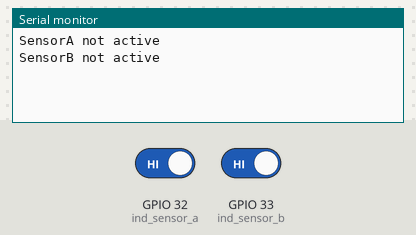
This program was run on a simulated ESP32. On the bench: the last lines printed to the serial monitor. The inputs (shaded band) are chosen by the test bench; at power-on: GPIO 32 (ind_sensor_a) HIGH, GPIO 33 (ind_sensor_b) HIGH.

Above: at 1.2 s.
1.3 s: GPIO 32 (ind_sensor_a) driven LOW
At 1.7 s:
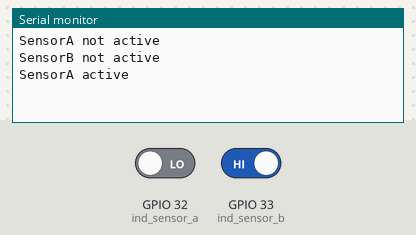
2.8 s: GPIO 33 (ind_sensor_b) driven LOW
At 4.0 s:
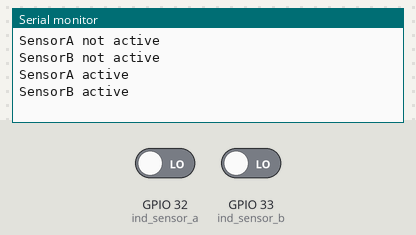

The program:

main.cpp
```cpp
#include <Arduino.h>

u_int8_t ind_sensor_a = 32;     // Input pin from sensor a - WARNING! -> only to be connected via an optocoupler!
u_int8_t ind_sensor_b = 33;     // Input pin from sensor b - WARNING! -> only to be connected via an optocoupler!


// DEBUG SETTINGS
u_int8_t DEBUG = 1;             // 1 = OSC messages 2 = distance to go


// ================================================================================================
// AFTER THIS DON'T EDIT UNLESS YOU KNOW WHAT IS WHAT
// ================================================================================================


u_int32_t sensor_a_position = 0;
u_int32_t sensor_b_position = 0;
bool sen_a_high = false;
bool sen_a_low = false;
bool sen_b_high = false;
bool sen_b_low = false;

// SENSOR FUNCTIONS ----  TEST
bool sensorA()                                             // setup a true/false function to check if the sensors have input or not
{
  if (!digitalRead(ind_sensor_a) && !sen_a_high)            // if we have input from sensor a...
  {
    sen_a_high = true;
    sen_a_low = false;
    Serial.println("SensorA active");                      // 2. inform via Serial
    return true;                                           // 4. let the system know that the stepper is there
  }
  else if (digitalRead(ind_sensor_a) && !sen_a_low)      // if we don't have input from sensor a
  {
    sen_a_low = true;
    sen_a_high = false;
    Serial.println("SensorA not active");                  // 1. inform via Serial
    return false;                                          // 3. let the system know that the stepper is NOT there
  }
}
bool sensorB()                                             // setup a true/false function to check if the sensors have input or not
{
  if (!digitalRead(ind_sensor_b) && !sen_b_high)           // if we have input from sensor a...
  {
    sen_b_high = true;
    sen_b_low = false;
    Serial.println("SensorB active");                      // 2. inform via Serial
    return true;                                           // 4. let the system know that the stepper is there
  }
  else if (digitalRead(ind_sensor_b) && !sen_b_low)        // if we don't have input from sensor a
  {
    sen_b_low = true;
    sen_b_high = false;
    Serial.println("SensorB not active");                  // 1. inform via Serial
    return false;                                          // 3. let the system know that the stepper is NOT there
  }
}


void setup()
{
  Serial.begin(115200);

  // make sure that the inputs are set
  pinMode(32, INPUT_PULLUP);
  pinMode(33, INPUT_PULLUP);

}


void loop()
{

  sensorA();                                                 // continously check for sensor input
  sensorB();                                                 // continously check for sensor input

}
```

Measured:
- after the input at 1.3 s, the serial monitor: prints a new line at once (image 1)
- after the input at 2.8 s, the serial monitor: prints a new line at once (image 2)
